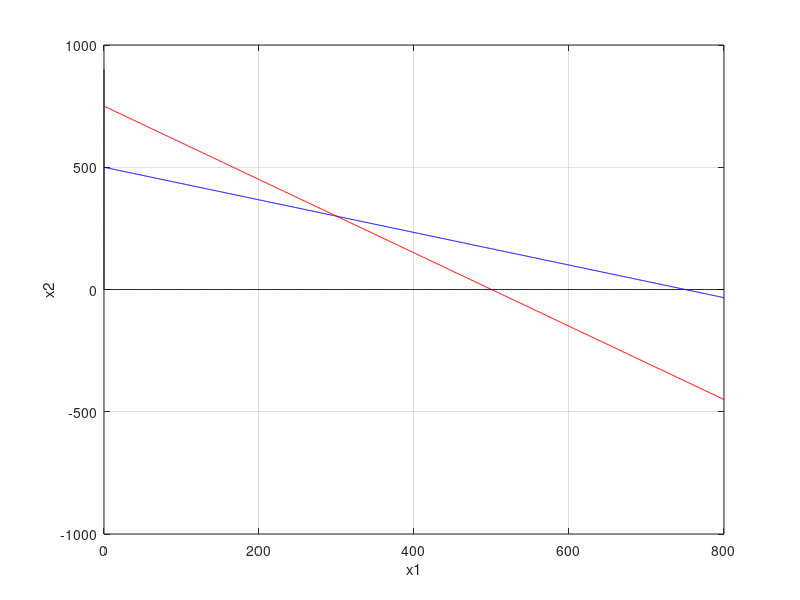

The MATLAB source for this figure: (Note: this script raises an error after producing the figure.)
% Ejercicio 2 (maximizacion metodo grafico)

% Una joyeria tiene dos tipos de productos: Tipo P el cual es fabricado con
% 1 gramo de oro y 1.5 de plata, por un precio de venta de $65.000. El producto
% Q por su parte 1.5 de oro y 1 gramo de plata por un precio de $75000. Unicamente
% se dispone de 750 gramos de oro al igual que de plata, ¿Cuantas joyas
% debe fabricar paraobtener la maxima ganancia?

clc, clear

x = 0:800;
y = 0:900;

ejex=zeros(size(x));
ejey=zeros(size(y));

plot(x,ejex,"Color",'black') %Ejes
hold on
plot(ejey,y,"Color",'black')
hold on

x2 = 500-(2/3)*x; %Restriccion 1 
plot (x ,x2,"Color",'Blue')
hold on

x2 = 750 -(3/2)*x; %Restriccion 2
plot (x,x2,"Color",'Red')
hold on

grid on
xlabel('x1')
ylabel('x2')


plot(300,300, 'O')
plot(0,500, 'O')
plot(750,0, 'O')

f = '65000*x1 + 75000 * x2';
syms x1 x2

x1=300;
x2=300;

r1 = num2str(eval(f));

disp(strcat("cuando x1=",num2str(x1)," y x2=",num2str(x2)," El resultado es:",r1))

x1=0;
x2=500;

r2 = num2str(eval(f));

disp(strcat("cuando x1=",num2str(x1)," y x2=",num2str(x2)," El resultado es:",r2))

x1=500;
x2=0;

r3 = num2str(eval(f));

disp(strcat("cuando x1=",num2str(x1)," y x2=",num2str(x2)," El resultado es:",r3))


disp("La solucion es 300 joyas P y 300 Q para maximizar las ganancias")

